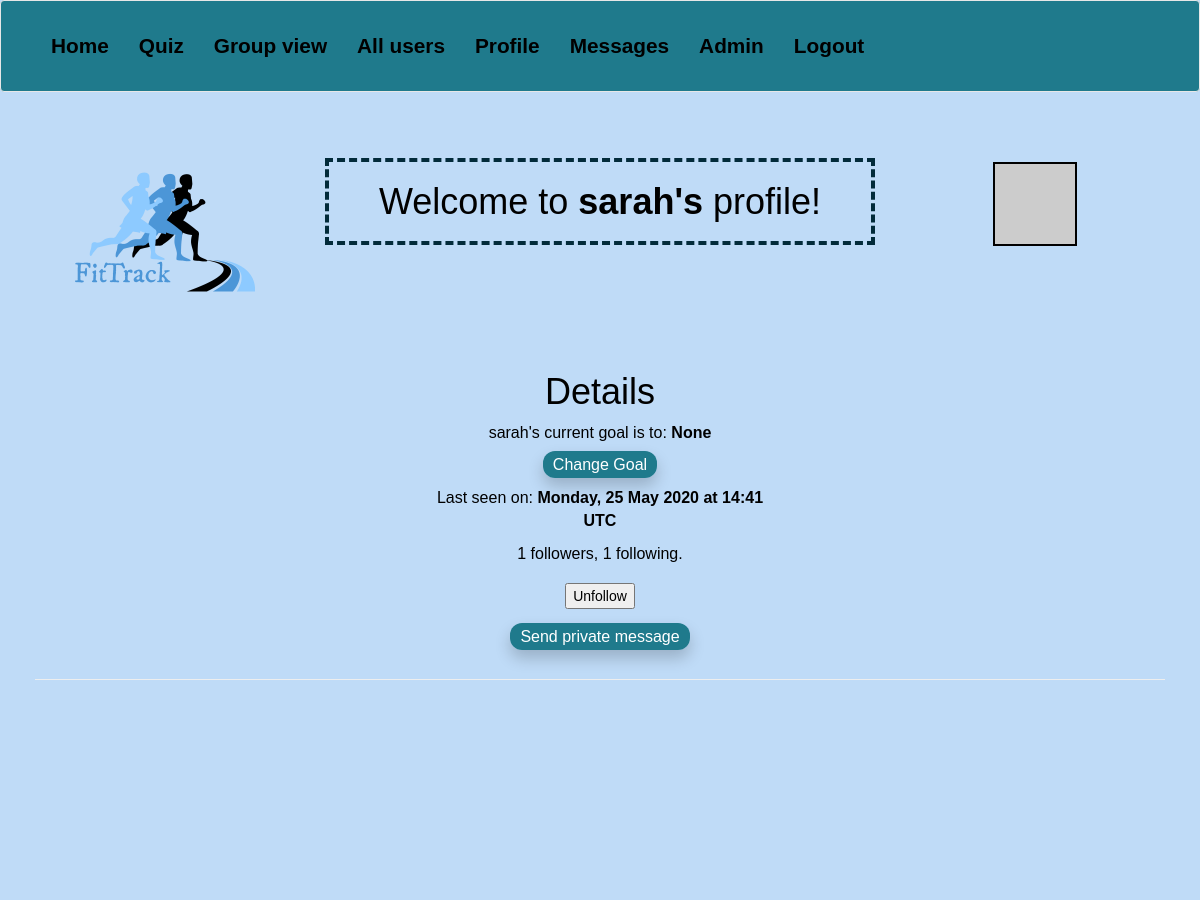
/user/sarah (signed in, upper part), run on an earlier commit of the app's database.
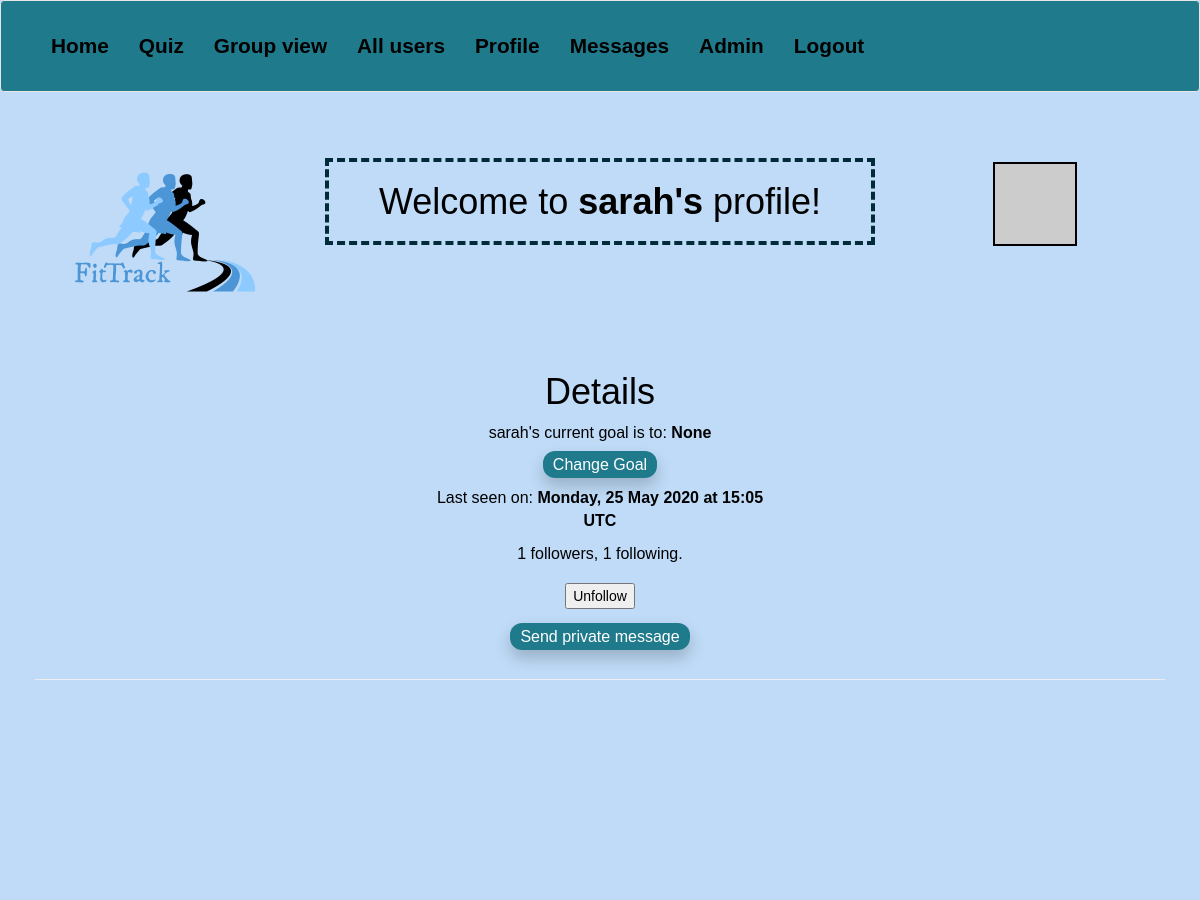
And on a later commit of the database.
### app/models.py (models this page shows, shortened)
class User(UserMixin, db.Model):
    id = db.Column(db.Integer, primary_key=True)
    username = db.Column(db.String(64), index=True, unique=True)
    email = db.Column(db.String(120), index=True, unique=True)
    password_hash = db.Column(db.String(128))
    is_coach = db.Column(db.Boolean, default=False)
    is_admin = db.Column(db.Boolean, default=False)
    exercise = db.relationship('Exercise', backref='user', lazy='dynamic')
    about_me = db.Column(db.String(140))
    goals = db.Column(db.String(140), default="Exercise more")
    last_seen = db.Column(db.DateTime, default=datetime.utcnow)
    followed = db.relationship(
        'User', secondary=followers,
        primaryjoin=(followers.c.follower_id == id),
        secondaryjoin=(followers.c.followed_id == id),
        backref=db.backref('followers', lazy='dynamic'), lazy='dynamic')
    messages_sent = db.relationship('Message',
                                    foreign_keys='Message.sender_id',
                                    backref='author', lazy='dynamic')
    messages_received = db.relationship('Message',
                                        foreign_keys='Message.recipient_id',
                                        backref='recipient', lazy='dynamic')
    last_message_read_time = db.Column(db.DateTime)
    token = db.Column(db.String(32), index=True, unique = True)
    token_expiration = db.Column(db.DateTime)
    def is_following(self, user):
        return self.followed.filter(
            followers.c.followed_id == user.id).count() > 0
    def avatar(self, size):
        digest = md5(self.email.lower().encode('utf-8')).hexdigest()
        return 'https://www.gravatar.com/avatar/{}?d=identicon&s={}'.format(digest, size)

### app/routes.py (the view)
@app.route('/user/<username>')
@login_required
def user(username):
    user = User.query.filter_by(username=username).first_or_404()
    exercises = Exercise.query.filter_by(user_id=user.id)
    form = EmptyForm()
    return render_template('user.html', user=user, exercises=exercises, form=form)

### app/forms.py
class EmptyForm(FlaskForm):
    submit = SubmitField('Submit')

### app/filters.py (called while the page is built)
@app.template_filter('formatdatetime_long')
def format_datetime_long(value, format="%A, %d %B %Y at %H:%M UTC"):
    if value is None:
        return ""
    return value.strftime(format)

### app/models.py (called while the page is built)
@login.user_loader
def load_user(id):
    return User.query.get(int(id))

### app/routes.py (called while the page is built)
@app.before_request
def before_request():
    if current_user.is_authenticated:
        current_user.last_seen = datetime.utcnow()
        db.session.commit()

### app/templates/user.html (shortened to what this page needs)
{% extends "base.html" %}
{% block body_attrs %} onload="getUserExercise({{ user.id }});" {% endblock %}
{% block content %}
<div class="container-fluid">
  <div class="row">
    <div class="col-sm-3 text-center">
      <img src="/static/assets/logo.png" alt="App logo">
    </div>
    <div class="col-sm-6 text-center">
      <br>
      <br>
      {% if current_user == user %}
      <h1 class="welcome">Welcome to your profile page, {{ current_user.username }}!</h1>
      {% else %}
      <h1 class="welcome">Welcome to <b>{{ user.username }}'s</b> profile!</h1>
      {% endif %}
    </div>
    <div class="col-sm-3 text-center">
      <img class="avatar" src="{{ user.avatar(128) }}" alt="User avatar">
    </div>
  </div>
  <div class="row">
    <div class="col-sm-4"></div>
    <div class="col-sm-4 text-center">
      <h1>Details</h1>
      {% if user == current_user %}
      <p>Your current goal is to:  <b>{{ user.goals }}</b></p>
      {% else %}
      <p>{{ user.username }}'s current goal is to:  <b>{{ user.goals }}</b></p>
      {% endif %}
      {% if current_user.is_coach %}
      <p><a class="button-link" href="{{ url_for('set_goal', username=user.username) }}">Change Goal</a></p>
      {% endif %}
      {% if user.last_seen %}<p>Last seen on: <b>{{ user.last_seen|formatdatetime_long }}</b></p>{% endif %}
      <p>{{ user.followers.count() }} followers, {{ user.followed.count() }} following.</p>
      {% if user == current_user %}
      <p><a class="button-link" href="{{ url_for('edit_profile') }}">Edit your profile</a></p>
      {% else %}
      <p>
          <form action="{{ url_for('unfollow', username=user.username) }}" method="post" class='btn'>
              {{ form.submit(value='Unfollow') }}
          </form>
      </p>
      {% endif %}
      {% if user != current_user %}
      <p>
          <a href="{{ url_for('send_message',
                              recipient=user.username) }}", class="button-link">
              {{ ('Send private message') }}
          </a>
      </p>
      {% endif %}
    </div>
  </div>
  <hr>
  <div class="row">
    <div class="col-sm-3">
      <div id="user-exercise-list" class="text-center"></div>
    </div>
    <div class="col-sm-3"></div>
  </div>
</div>
{% endblock %}

What changed in the data, as far as the page shows it:
changed User "sarah": last_seen "Monday, 25 May 2020 at 14:41 UTC" → "Monday, 25 May 2020 at 15:05 UTC"
